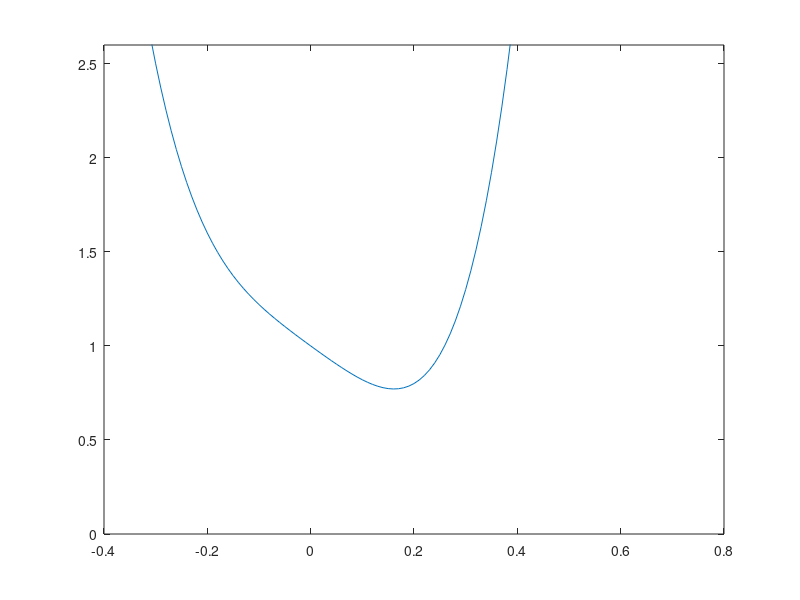

MATLAB code to generate this figure: (Note: this script raises an error after producing the figure.)
close all;
clearvars;
f=@(x) 100*x.^4+(1-x).^2;
df=@(x) 400*x.^3-2*(1-x);

figure
plot(-0.4:0.01:0.8,f(-0.4:0.01:0.8))
hold on;
ylim([0 2.6])
xlim([-0.4 0.8])
xlabel('$\alpha$',Interpreter='latex')
ylabel('$f(\alpha$)',Interpreter='latex')

%% Bracketing Algoritm
alpha0=0; alpha1=1; rho=0.01; sigma=0.1; 
num_iter=10;
alpha=zeros(1,num_iter);
a=zeros(1,num_iter);
b=zeros(1,num_iter);
alpha(1)=alpha0;
alpha(2)=alpha1;
fmin=0;
mu= (fmin-f(0))/(rho*df(0)); tau1=9;
for iter=2:num_iter
    val=f(alpha(iter)); %evaluate f(alpha_i)
    if val <= fmin
        fmin=val;
        disp('terminate line search');
    end
    if (val>f(0)+alpha(iter)*rho*df(0)) || ...
            (f(alpha(iter))>= f(alpha(iter-1)))
        a(iter)=alpha(iter-1);
        b(iter)=alpha(iter);
        disp('terminate bracket');
        break;
    end
    val2=df(alpha(iter)); %evaluate f(alpha_i)
    if abs(val2)<=-sigma*df(0)
        fmin=val;
        disp('terminate line search');
    end
    if val2>=0
        a(iter)=alpha(iter-1);
        b(iter)=alpha(iter);
        disp('terminate bracket');
        break;        
    end
    if mu <= (2*alpha(iter)-alpha(iter-1))
        alpha(iter+1)=mu;
    else
        a_inter=2*alpha(iter)-alpha(iter-1);
        b_inter=min(mu,alpha(iter)+tau1*(alpha(iter)-alpha(iter-1)));
        dfz=@(z) (b_inter-a_inter)*df(z);
        zmin=-dfz(a_inter)/(2*(f(b_inter)-f(a_inter)-dfz(a_inter)));
        alpha(iter+1)=a_inter+zmin*(b_inter-a_inter);
    end
end

%% sectioning algorithm
tau2=0.1; tau3=0.5;
for iter2=iter:num_iter
    %choose alpha_j
    a_inter=a(iter2)+tau2*(b(iter2)-a(iter2));
    b_inter=b(iter2)-tau3*(b(iter2)-a(iter2));
    dfz=@(z) (b_inter-a_inter)*df(z);
    zmin=-dfz(a_inter)/(2*(f(b_inter)-f(a_inter)-dfz(a_inter)));
    alpha(iter2)=a_inter+zmin*(b_inter-a_inter);
    %evaluate f(alpha_j)
    val1=f(alpha(iter2));
    if (val1>f(0)+rho*alpha(iter2)*df(0)) || ...
            (f(alpha(iter2))>=f(a(iter2)))
        a(iter2+1)=a(iter2);
        b(iter2+1)=alpha(iter2);
    else
        val2=df(alpha(iter2));
        if abs(val2)<=-sigma*df(0)
            disp('terminate line search')
            fmin=f(alpha(iter2));
            break;
        end
        a(iter2+1)=alpha(iter2);
        if (b(iter2)-a(iter2))*df(alpha(iter2))>=0
            b(iter2+1)=a(iter2);
        else
            b(iter2+1)=b(iter2);
        end
    end
end
plot(alpha(iter2),f(alpha(iter2)),'kx')
